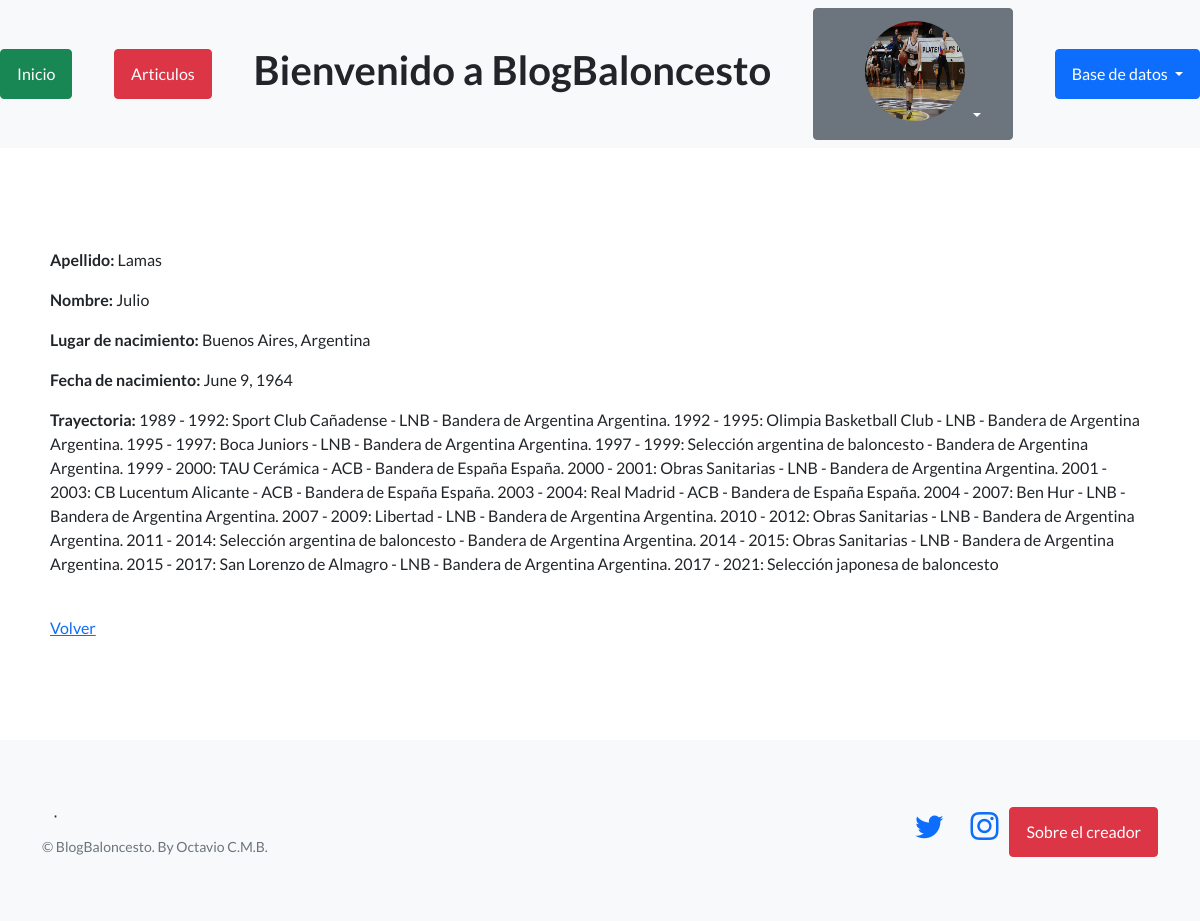
The page //BlogBaloncesto/entrenadores/1/ (signed in) on the database its author committed.
### perfiles/models.py (models this page shows, shortened)
class Avatar(models.Model):
   user = models.OneToOneField(User, on_delete=models.CASCADE, null=True)
   imagen = models.ImageField(upload_to='avatares', null=True, blank=True)

### Basquet1/models.py (models this page shows, shortened)
class Entrenadores(models.Model):
    nombre = models.CharField(max_length=256)
    apellido = models.CharField(max_length=256)
    lugar_de_nacimiento = models.CharField(max_length=256)
    fecha_de_nacimiento = models.DateField()
    trayectoria = models.TextField()
    creador = models.ForeignKey(User, on_delete=models.SET_NULL, null=True)
    creador1= models.CharField(max_length=256, default="Aquí va el nombre de usuario")

### Basquet1/views.py (the view)
# urls.py: path("entrenadores/<int:pk>/", EntrenadoresDetailView.as_view(), name="ver_entrenadores"),
class EntrenadoresDetailView(DetailView):
    model = Entrenadores
    success_url = reverse_lazy('listar_entrenadores')

### Basquet1/templates/Basquet1/entrenadores_detail.html
{% extends "Basquet1/base.html" %}
{% block contenido %}
<p>
 <strong>Apellido:</strong> {{object.apellido}}
</p>
<p>
 <strong>Nombre:</strong> {{object.nombre}}
</p>
<p>
 <strong>Lugar de nacimiento:</strong> {{object.lugar_de_nacimiento}}
</p>
<p>
 <strong>Fecha de nacimiento:</strong> {{object.fecha_de_nacimiento}}
</p>
<p>
 <strong>Trayectoria:</strong> {{object.trayectoria}}
</p>
<br>
<a href="{% url 'listar_entrenadores' %}">Volver</a>
{% endblock contenido %}

### Basquet1/templates/Basquet1/base.html (shortened to what this page needs)
{% load static %}
<!DOCTYPE html>
<html lang="en">
    <head>
        <link href="https://cdn.jsdelivr.net/npm/bootstrap-icons@1.5.0/font/bootstrap-icons.css" rel="stylesheet" type="text/css" />
        <link href= "{% static '\css\styles.css'%}" rel = "stylesheet" />
    </head>
    <body>
        <nav class="navbar navbar-light bg-light static-top">
        <a class="btn btn-success" href="{% url 'inicio'%}">Inicio</a>
        <a class="btn btn-danger" href="{% url 'listar_articulo' %}">Articulos</a>
<h1> Bienvenido a BlogBaloncesto </h1>
                {% if user.is_authenticated %}
                <div class="dropdown">
                    <button class="btn btn-secondary dropdown-toggle" type="button" id="dropdownMenuButton1" data-bs-toggle="dropdown" aria-expanded="false" style="width: 200px;">
                        <div style="display: inline-flex;">
                        {% if user.avatar %}
                            <img src="{{ user.avatar.imagen.url }}" alt="User Avatar" class="mr-2 rounded-circle" style="width: 100px; height: 100px; margin-left: 20px;">
                            {% else %}
                            <span>{{ user.username }}</span>
                            {% endif %}
                        </div>
                    </button>
                {% else %}
                <a class="btn btn-info" href="{% url 'login'%}">Inicio Sesión</a>
                <a class="btn btn-light" href="{% url 'registro'%}">Registro</a>
                {% endif %}
            </div>
            <div class="dropdown">
                <button class="btn btn-primary dropdown-toggle" type="button" id="dropdownMenuButton1" data-bs-toggle="dropdown" aria-expanded="false">
                 <div style="display: inline-flex;">
                    <span>Base de datos</span>
                </div>
                </button>
        </nav>
        <section style="padding: 100px 50px;">
          {% block contenido %}
          {% endblock contenido %}
        </section>
        <footer class="footer bg-light">
            <div class="container">
                <div class="row">
                    <div class="col-lg-6 h-100 text-center text-lg-start my-auto">
                        <ul class="list-inline mb-2">
                            <li class="list-inline-item">⋅</li>
                        </ul>
                        <p class="text-muted small mb-4 mb-lg-0">&copy; BlogBaloncesto. By Octavio C.M.B.</p>
                    </div>
                    <div class="col-lg-6 h-100 text-center text-lg-end my-auto">
                        <ul class="list-inline mb-0">
                            <li class="list-inline-item me-4">
                                <a href="https://twitter.com/NBA"><i class="bi-twitter fs-3"></i></a>
                            </li>
                            <li class="list-inline-item">
                                <a href="https://www.instagram.com/nba/"><i class="bi-instagram fs-3"></i></a>
                            </li>
                            <a class="btn btn-danger" href="{% url 'detalles'%}">Sobre el creador</a>
                        </ul>
                    </div>
                </div>
            </div>
        </footer>
    </body>
</html>

### rows shown on the page
Entrenadores: apellido "Lamas", nombre "Julio", lugar_de_nacimiento "Buenos Aires, Argentina", fecha_de_nacimiento "June 9, 1964", trayectoria "1989 - 1992: Sport Club Cañadense - LNB - Bandera de Argentina Argentina. 1992 - 1995: Olimpia Basketball Club - LNB - Bandera de Argentina Argentina. 1995 - 1997: Boca Juniors - LNB - Bandera de Argentina Argentina. 1997 - 1999: Selección argentina de baloncesto - Bandera de Argentina Argentina. 1999 - 2000: TAU Cerámica - ACB - Bandera de España España. 2000 - 2001: Obras Sanitarias - LNB - Bandera de Argentina Argentina. 2001 - 2003: CB Lucentum Alicante - ACB - Bandera de España España. 2003 - 2004: Real Madrid - ACB - Bandera de España España. 2004 - 2007: Ben Hur - LNB - Bandera de Argentina Argentina. 2007 - 2009: Libertad - LNB - Bandera de Argentina Argentina. 2010 - 2012: Obras…"
